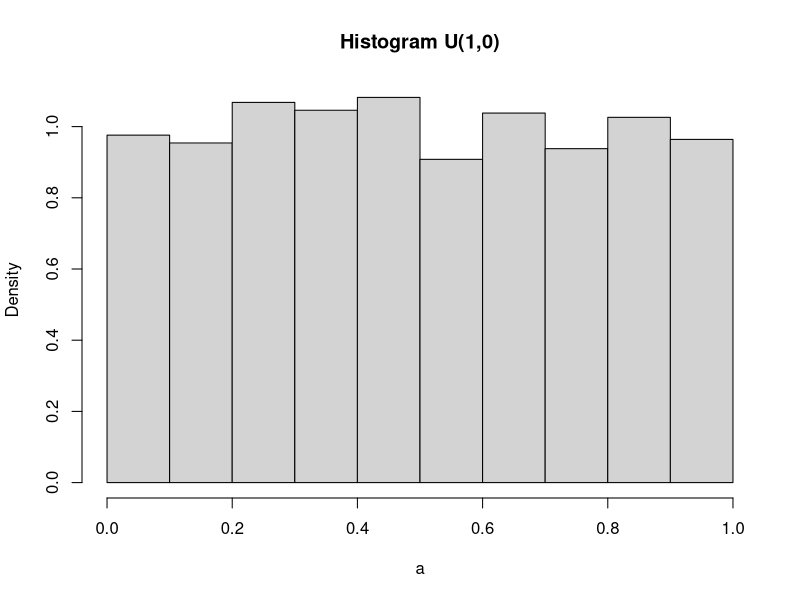
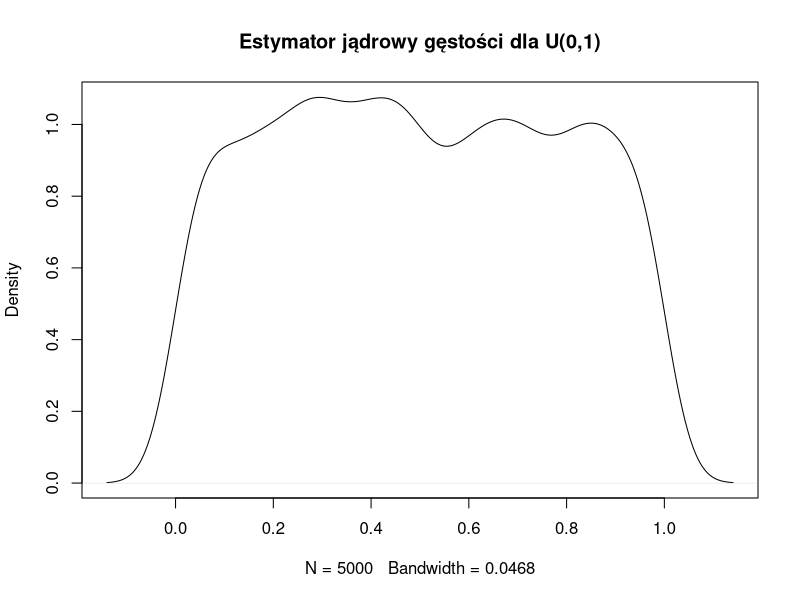
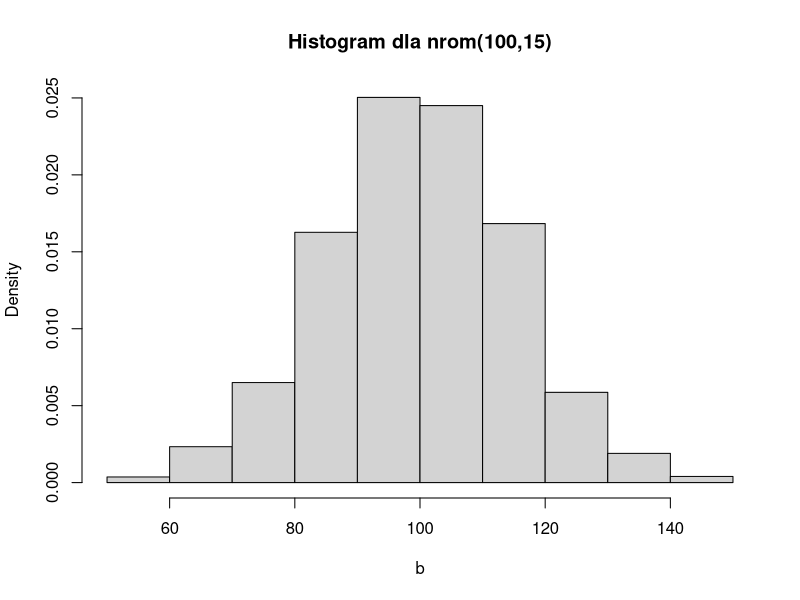
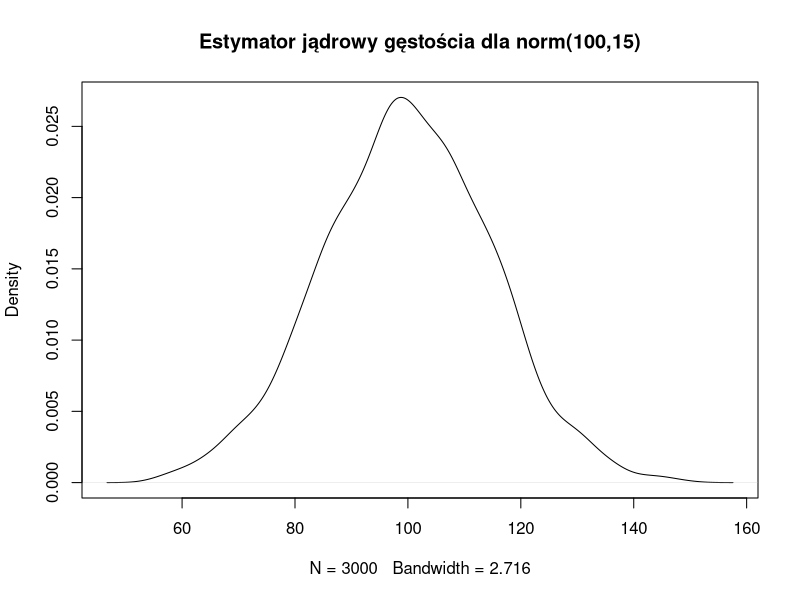

Here is the R script that generated these plots, in order:
#1.	Korzystając z generatora liczb pseudolosowych z odpowiedniego rozkładu w R, wylosować
#a)	5 000 realizacji z rozkładu jednostajnego na przedziale [0,1]
#b)	3 000 realizacji z rozkładu normalnego o średniej 100 oraz odchyleniu standardowym 15.
#c)	[Nowe struktury danych – obiekt] W obu przypadkach wyznaczyć estymator gęstości rozkładu za pomocą i) histogramu (polecenie „hist”), ii) estymatora jądrowego (polecenie „density” – tworzy odpowiedni obiekt). 

#Dla każdego z powyższych podpunktów proszę wygenerować wykres, np. histogram.

#a
a <- runif(5000)
hist(a, probability = TRUE, main = "Histogram U(1,0)")
d1 <- density(a)
plot(d1, main = "Estymator jądrowy gęstości dla U(0,1)")


#b
b <- rnorm(3000, 100, 15)
hist(b, probability = TRUE, main = "Histogram dla nrom(100,15)")
d2<- density(b)
plot(d2, main = "Estymator jądrowy gęstościa dla norm(100,15)")